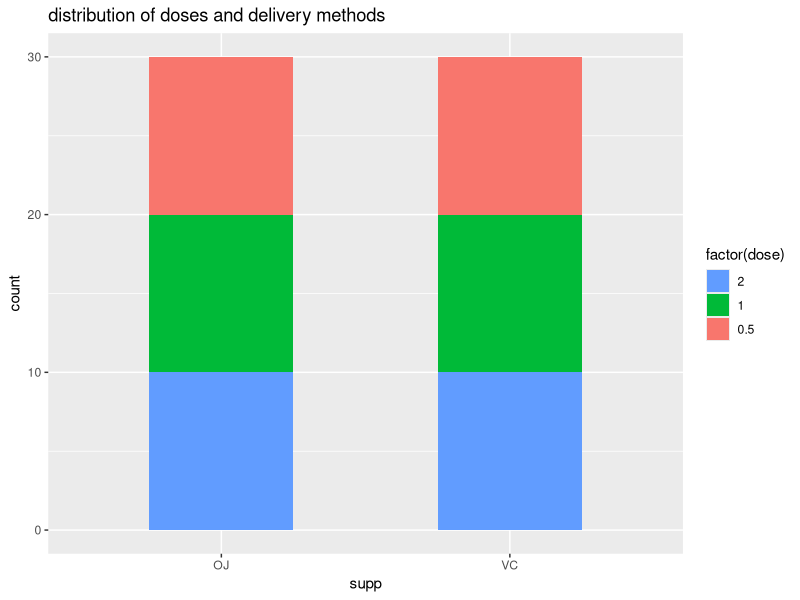
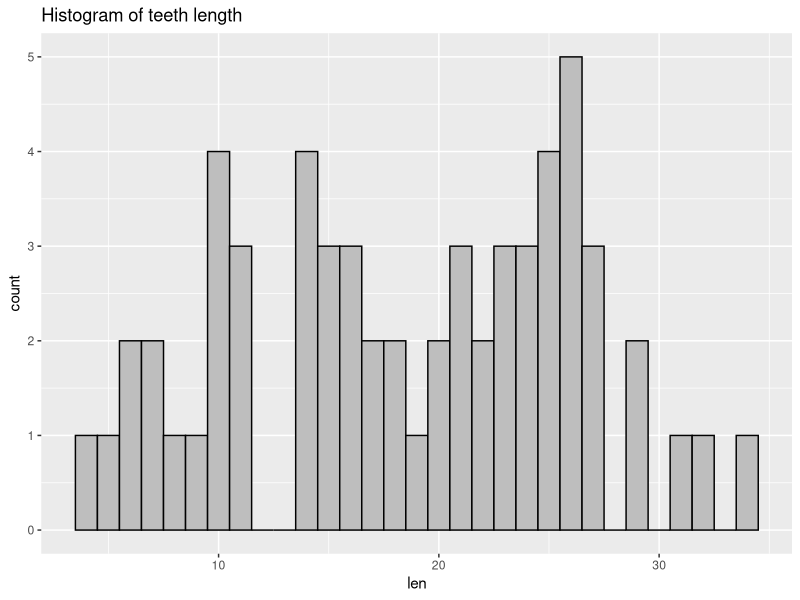
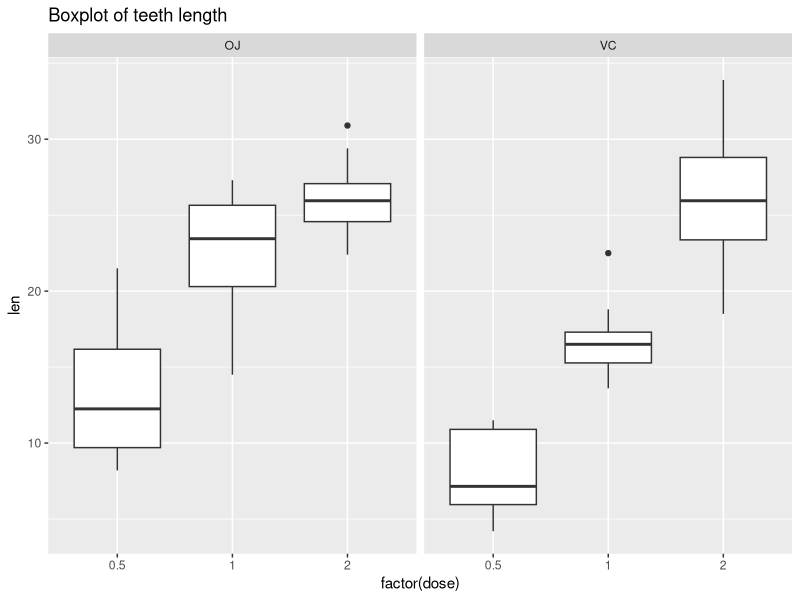

Write the R code that produced these figures, in order. (Note: this script raises an error after producing the figures.)
## ---- chunk 1
setwd("/Users/Americo/Documents/Education/Data_science/Coursera/Statinference/project/ass2_statinference")
## ---- chunk 2
require(dplyr)
require(ggplot2)
require(datasets)
require(tidyr)
require(grid)
require(gridExtra)
## ---- chunk 3
data(ToothGrowth)
head(ToothGrowth)
tail(ToothGrowth)
dim(ToothGrowth)
str(ToothGrowth)
myToothGrowth <- ToothGrowth
## ---- chunk 4
mydfs <- list()
j <- 1:10
for (i in 1:6) {
        mydfs[[i]] <- myToothGrowth[j,]
        names(mydfs[[i]]) <- c(paste("len", i), paste("supp", i),paste("dose", i))
        j <- j + 10
}
myToothGrowth2 <- bind_cols(mydfs)
myToothGrowth2$pig_id <- 1:10

#renaming variables to have a smaller dataframe
myToothGrowth3 <- myToothGrowth2[, seq(1, 19, 3)]
names(myToothGrowth3)  <- c("lenVC_05", "lenVC_1", "lenVC_2", "lenOJ_05", "lenOJ_1", "lenOJ_2", "pig_id")
## ---- chunk 5
head(myToothGrowth3, n = 1)
## ---- chunk 6
myToothGrowth_diff <- data.frame (
        lenVC_1_05 = myToothGrowth3$lenVC_1 - myToothGrowth3$lenVC_05,
        lenVC_2_1 = myToothGrowth3$lenVC_2 - myToothGrowth3$lenVC_1,
        lenVC_2_05 = myToothGrowth3$lenVC_2 - myToothGrowth3$lenVC_05,
        lenOJ_1_05 = myToothGrowth3$lenOJ_1 - myToothGrowth3$lenOJ_05,
        lenOJ_2_1 = myToothGrowth3$lenOJ_2 - myToothGrowth3$lenOJ_1,
        lenOJ_2_05 = myToothGrowth3$lenOJ_2 - myToothGrowth3$lenOJ_05,
        lenVC_OJ_05 = myToothGrowth3$lenOJ_05 - myToothGrowth3$lenVC_05,
        lenVC_OJ_1 = myToothGrowth3$lenOJ_1 - myToothGrowth3$lenVC_1,
        lenVC_OJ_2 = myToothGrowth3$lenOJ_2 - myToothGrowth3$lenVC_2)
## ---- chunk 7
#function for plotting the differences in the same delivery methods
toothnormalplot <- function(mydf, bin, supp, doseup, dosedown) {
        attach(mydf)
        mytitle <- sprintf("length difference between dose %s and %s given with %s", doseup, dosedown, supp)
        mydf$myx <- eval(parse(text = sprintf("len%s_%s_%s", supp, doseup, dosedown)))
        g1 <- ggplot(data = mydf, aes(x = myx)) +
                geom_histogram(binwidth = bin, colour = "black", fill = "gray") +
                ggtitle(label = mytitle) +
                xlab(label = sprintf("len%s_%s_%s", supp, doseup, dosedown))
        return(g1)
        detach(mydf)
}
## ---- chunk 8
g1 <- toothnormalplot(mydf = myToothGrowth_diff, bin = 3, supp = "VC", doseup = "2", dosedown = "1")
g2 <- toothnormalplot(mydf = myToothGrowth_diff, bin = 3, supp = "VC", doseup = "1", dosedown = "05")
g3 <- toothnormalplot(mydf = myToothGrowth_diff, bin = 3, supp = "VC", doseup = "2", dosedown = "05")
g4 <- toothnormalplot(mydf = myToothGrowth_diff, bin = 3, supp = "OJ", doseup = "2", dosedown = "1")
g5 <- toothnormalplot(mydf = myToothGrowth_diff, bin = 3, supp = "OJ", doseup = "1", dosedown = "05")
g6 <- toothnormalplot(mydf = myToothGrowth_diff, bin = 3, supp = "OJ", doseup = "2", dosedown = "05")
## ---- chunk 9
#function for plotting the differences for same dose but different same delivery methods
toothnormalplotsd <- function(mydf, bin, suppup, suppdown, dose) {
        attach(mydf)
        mytitle <- sprintf("length difference between delivery method %s and delivery method %s for dose %s", suppup, suppdown, dose)
        mydf$myxsd <- eval(parse(text = sprintf("len%s_%s_%s", suppdown, suppup, dose)))
        g1 <- ggplot(data = mydf, aes(x = myxsd)) +
                geom_histogram(binwidth = bin, colour = "black", fill = "gray") +
                ggtitle(label = mytitle) +
                xlab(label = sprintf("len%s_%s_%s", suppdown, suppup, dose))
        return(g1)
        detach(mydf)
}
## ---- chunk 10
gsd1 <- toothnormalplotsd(myToothGrowth_diff, 3, "OJ", "VC", "05")
gsd2 <- toothnormalplotsd(myToothGrowth_diff, 3, "OJ", "VC", "1")
gsd3 <- toothnormalplotsd(myToothGrowth_diff, 3, "OJ", "VC", "2")
## ---- chunk 11
tplot <- function(dof, tstat, conflev, two = TRUE) {
        myx <- seq(-4, 4, length=100)
        hx <- dnorm(myx)
        degf <- dof
        mydf <- data.frame (myx, myy = dt(myx, degf))
        pcum <- ifelse(two == TRUE, conflev+((1-conflev)/2), conflev)
        tcrit  <- qt(p = pcum, df = dof)
        if (two == TRUE) {
                g1 <- ggplot(mydf, aes(myx, myy)) +
                geom_line(size = 1.2, colour = "black") +
                geom_vline(xintercept = c(-tcrit, tcrit, tstat), colour = c("red", "red", "blue"), size = 0.9) +
                ggtitle(paste("Hypothesis testing for t =", round(tstat,2) ))
        return(g1)
        } else {
                g2 <- ggplot(mydf, aes(myx, myy)) +
                geom_line(size = 1.2, colour = "black") +
                geom_vline(xintercept = c(tcrit, tstat), colour = c("red", "blue"), size = 0.9) +
                ggtitle(paste("Hypothesis testing for t =", round(tstat,2) ))
                return(g2)
        }
}
## ---- chunk 12
tVC_2_05 <- t.test(x = myToothGrowth3$lenVC_2, y = myToothGrowth3$lenVC_05, alternative = "greater", paired = TRUE, conf.level = 0.95)
## ---- chunk 13
tVC_2_1 <- t.test(x = myToothGrowth3$lenVC_2, y = myToothGrowth3$lenVC_1, alternative = "greater", paired = TRUE, conf.level = 0.95)
## ---- chunk 14
tVC_1_05 <- t.test(x = myToothGrowth3$lenVC_1, y = myToothGrowth3$lenVC_05, alternative = "greater", paired = TRUE, conf.level = 0.95)
## ---- chunk 15
tOJ_2_05 <- t.test(x = myToothGrowth3$lenOJ_2, y = myToothGrowth3$lenOJ_05, alternative = "greater", paired = TRUE, conf.level = 0.95)
## ---- chunk 16
tOJ_2_1 <- t.test(x = myToothGrowth3$lenOJ_2, y = myToothGrowth3$lenOJ_1, alternative = "greater", paired = TRUE, conf.level = 0.95)
## ---- chunk 17
tOJ_1_05 <- t.test(x = myToothGrowth3$lenOJ_1, y = myToothGrowth3$lenOJ_05, alternative = "greater", paired = TRUE, conf.level = 0.95)
## ---- chunk 18
p.value_test_same_method <- 
c(
tVC_2_05 = tVC_2_05$p.value,
tVC_2_1 = tVC_2_1$p.value,
tVC_1_05 = tVC_1_05$p.value,
tOJ_2_05 = tOJ_2_05$p.value,
tOJ_2_1 = tOJ_2_1$p.value,
tOJ_1_05 = tOJ_1_05$p.value)
## ---- chunk 19
p.value_test_same_method
## ---- chunk 20
t_VC_OJ_2 <- t.test(x = myToothGrowth3$lenOJ_2, y = myToothGrowth3$lenVC_2, alternative = "two.sided", paired = TRUE, conf.level = 0.95)
## ---- chunk 21
t_VC_OJ_1 <- t.test(x = myToothGrowth3$lenOJ_1, y = myToothGrowth3$lenVC_1, alternative = "two.sided", paired = TRUE, conf.level = 0.95)
## ---- chunk 22
t_VC_OJ_05 <- t.test(x = myToothGrowth3$lenOJ_05, y = myToothGrowth3$lenVC_05, alternative = "two.sided", paired = TRUE, conf.level = 0.95)
## ---- chunk 23
p.value_test_diff_method <- 
c(
t_VC_OJ_2 = t_VC_OJ_2$p.value,
t_VC_OJ_1 = t_VC_OJ_1$p.value,
t_VC_OJ_05 = t_VC_OJ_05$p.value)
## ---- chunk 24
p.value_test_diff_method
## ---- chunk 25
ggplot(data = myToothGrowth, aes(x = supp, fill = factor(dose))) +
        geom_bar(width = 0.5) +
        guides(fill=guide_legend(reverse=TRUE)) +
        ggtitle("distribution of doses and delivery methods")
## ---- chunk 26
ggplot(data = myToothGrowth, aes(x = len)) +
               geom_histogram(binwidth = 1, colour = "black", fill = "gray") +
        ggtitle("Histogram of teeth length")
## ---- chunk 27
ggplot(data = myToothGrowth, aes(x = factor(dose), y = len)) +
        geom_boxplot() +
        facet_wrap(~supp) +
        ggtitle("Boxplot of teeth length")
## ---- chunk 28
grid.arrange(g1, g2, g3, g4, g5, g6, ncol = 2, main = "Differences of lengths for different doses of same delivery methods")
## ---- chunk 29
grid.arrange(gsd1, gsd2, gsd3, ncol = 1, main = "Differences of lengths for same dose of different delivery method")
## ---- chunk 30
tVC_2_05.plot <- tplot(dof = 9, tstat = tVC_2_05$statistic, conflev = 0.95, two = FALSE)
## ---- chunk 31
tVC_2_1.plot <- tplot(dof = 9, tstat = tVC_2_1$statistic, conflev = 0.95, two = FALSE)
## ---- chunk 32
tVC_1_05.plot <- tplot(dof = 9, tstat = tVC_1_05$statistic, conflev = 0.95, two = FALSE)
## ---- chunk 33
tOJ_2_05.plot <- tplot(dof = 9, tstat = tOJ_2_05$statistic, conflev = 0.95, two = FALSE)
## ---- chunk 34
tOJ_2_1.plot <- tplot(dof = 9, tstat = tOJ_2_1$statistic, conflev = 0.95, two = FALSE)
## ---- chunk 35
tOJ_1_05.plot <- tplot(dof = 9, tstat = tOJ_1_05$statistic, conflev = 0.95, two = FALSE)
## ---- chunk 36
t_VC_OJ_2.plot <- tplot(dof = 9, tstat = t_VC_OJ_2$statistic, conflev = 0.95, two = TRUE)
## ---- chunk 37
t_VC_OJ_1.plot <- tplot(dof = 9, tstat = t_VC_OJ_1$statistic, conflev = 0.95, two = TRUE)
## ---- chunk 38
t_VC_OJ_05.plot <- tplot(dof = 9, tstat = t_VC_OJ_05$statistic, conflev = 0.95, two = TRUE)
## ---- chunk 39
grid.arrange(tVC_2_05.plot, tVC_2_1.plot, tVC_1_05.plot, tOJ_2_05.plot, tOJ_2_1.plot, tOJ_1_05.plot, t_VC_OJ_2.plot, 
             t_VC_OJ_1.plot, t_VC_OJ_05.plot, ncol = 3, main = "T TESTS")
